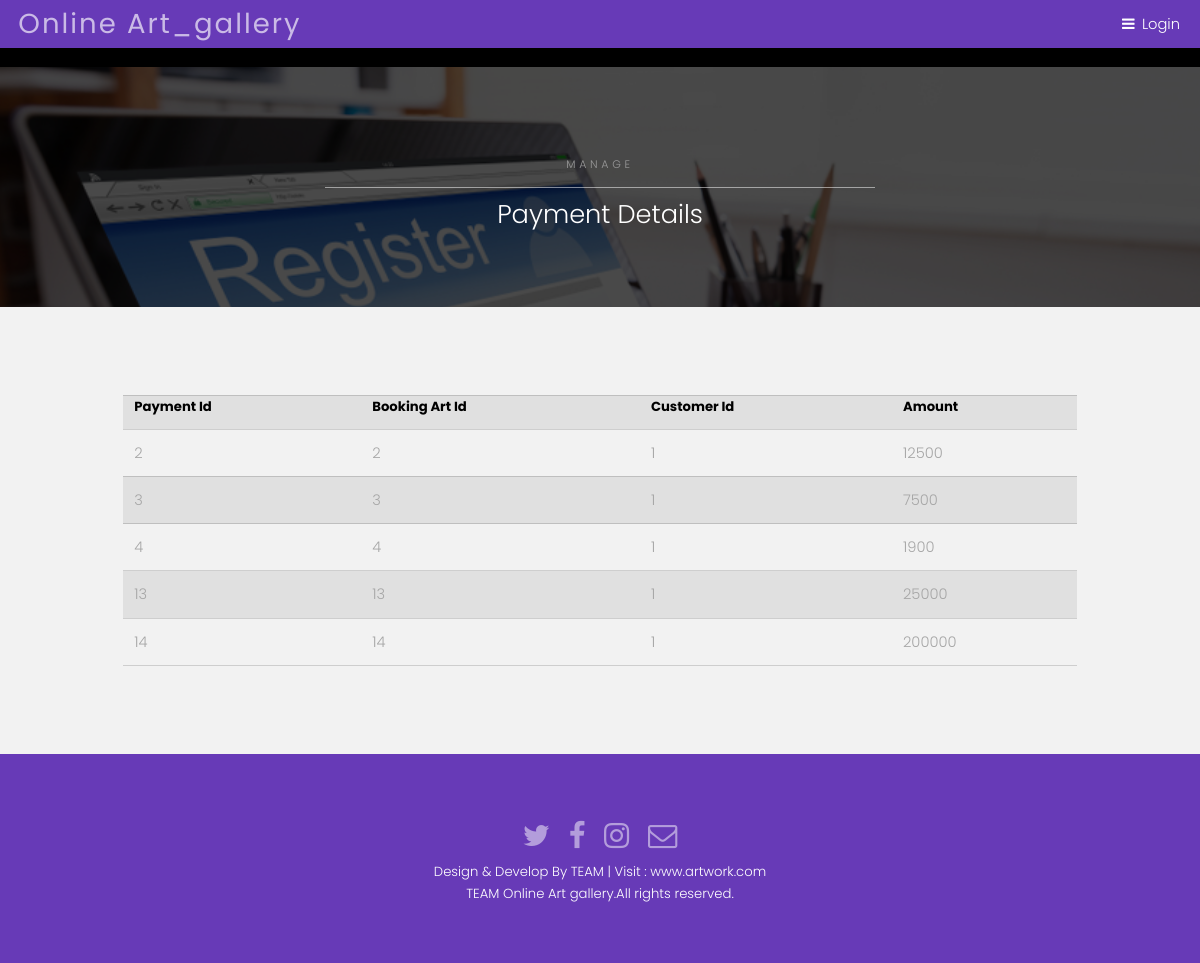
Screenshot of /admin/view_payment_detail.php with the database file from the repository.
### tables this page shows
CREATE TABLE `payment_info` (
  `pay_id` int(10) NOT NULL,
  `bart_id` int(10) NOT NULL,
  `cust_id` int(10) NOT NULL,
  `pay_amount` int(10) NOT NULL
);

### admin/view_payment_detail.php (the view, shortened to what this page needs)
<?php include("header/header.php");?>
<section id="One" class="wrapper style3">
   <div class="inner">
      <header class="align-center">
         <p>MANAGE</p>
         <h2>Payment Details</h2>
      </header>
   </div>
</section>
<section id="two" class="wrapper style2">
   <div class="content" style="overflow-x:auto"><?php
      $sql = "select * from payment_info";
      $run = mysqli_query( $con, $sql );
      echo "<table class='container divform'>
      	<tr>
      	<th>Payment Id</th>
      <th>Booking Art Id</mmth>
      <th> Customer Id</th>
      <th>Amount</th>
      	</tr>";
      while ( $result = mysqli_fetch_array( $run ) ) {
      	echo "<tr>
      <td>$result[0]</td>
      <td>$result[1]</td>
      <td>$result[2]</td>
      <td>$result[3]</td>
      		</tr>";
      }
      echo "</table>";
      ?> </div>
</section>
<?php include( "../footer/footer.php" );?>

### assets/css/main.css (style rules this page uses)
html, body, div, span, applet, object, iframe, h1, h2, h3, h4, h5, h6, p, blockquote, pre, a, abbr, acronym, address, big, cite, code, del, dfn, em, img, ins, kbd, q, s, samp, small, strike, strong, sub, sup, tt, var, b, u, i, center, dl, dt, dd, ol, ul, li, fieldset, form, label, legend, table, caption, tbody, tfoot, thead, tr, th, td, article, aside, canvas, details, embed, figure, figcaption, footer, header, hgroup, menu, nav, output, ruby, section, summary, time, mark, audio, video { margin: 0; padding: 0; border: 0; font-size: 100%; font: inherit; vertical-align: baseline; }
article, aside, details, figcaption, figure, footer, header, hgroup, menu, nav, section { display: block; }
body { line-height: 1; }
table { border-collapse: collapse; border-spacing: 0; }
body { -webkit-text-size-adjust: none; }
*, *:before, *:after { -moz-box-sizing: border-box; -webkit-box-sizing: border-box; box-sizing: border-box; }
.container { margin-left: auto; margin-right: auto; }
.container { width: 80rem; }
@media screen and (max-width: 1680px) { .container { width: 80rem; } }
@media screen and (max-width: 1280px) { .container { width: 65rem; } }
body { -ms-overflow-style: scrollbar; }
body { background: #fff; }
html { font-size: 13pt; }
@media screen and (max-width: 1680px) { html { font-size: 11pt; } }
@media screen and (max-width: 1280px) { html { font-size: 11pt; } }
body { background-color: #fff; color: #444; }
body, input, select, textarea { font-family: "Poppins", sans-serif; font-weight: 300; font-size: 1rem; line-height: 1.65; }
p { margin: 0 0 2rem 0; }
h1, h2, h3, h4, h5, h6 { font-weight: 300; line-height: 1.5; margin: 0 0 1rem 0; }
h2 { font-size: 1.75rem; }
.align-center { text-align: center; }
h1, h2, h3, h4, h5, h6 { color: #555; }
header p { position: relative; margin: 0 0 1.5rem 0; }
header p { color: #fff; }
table { margin: 0 0 2rem 0; width: 100%; }
table tbody tr { border: solid 1px; border-left: 0; border-right: 0; }
table td { padding: 0.75rem 0.75rem; }
table th { font-size: 0.9rem; font-weight: 700; padding: 0 0.75rem 0.75rem 0.75rem; text-align: left; }
table tbody tr { border-color: rgba(144, 144, 144, 0.25); }
table tbody tr:nth-child(2n + 1) { background-color: rgba(144, 144, 144, 0.075); }
table th { color: #555; }
.wrapper { padding: 6rem 0 4rem 0 ; position: relative; margin: 0; }
.wrapper > .inner { margin: 0 auto; width: 80rem; }
.wrapper.style2 { background-color: #f2f2f2; color: #a6a6a6; }
.wrapper.style2 table tbody tr { border-color: rgba(0, 0, 0, 0.15); }
.wrapper.style2 table tbody tr:nth-child(2n + 1) { background-color: rgba(0, 0, 0, 0.075); }
.wrapper.style2 table th { color: #000; }
.wrapper.style3 { color: #bfbfbf; background-image: url(../../img/bg/bg.jpg); background-size: cover; background-attachment: fixed; background-position: center; position: relative; }
.wrapper.style3 h1, .wrapper.style3 h2, .wrapper.style3 h3, .wrapper.style3 h4, .wrapper.style3 h5, .wrapper.style3 h6 { color: #ffffff; }
.wrapper.style3 header p { color: #999999; }
.wrapper.style3 .inner { position: relative; z-index: 2; }
.wrapper.style3 p { text-transform: uppercase; font-size: .75rem; font-weight: 300; margin: 0 0 .5rem 0; padding: 0 0 1rem 0; letter-spacing: .25rem; }
.wrapper.style3 p:after { content: ''; position: absolute; margin: auto; right: 0; bottom: 0; left: 0; width: 50%; height: 1px; background-color: rgba(255, 255, 255, 0.5); }
.wrapper.style3:before { -moz-transition: opacity 3s ease; -webkit-transition: opacity 3s ease; -ms-transition: opacity 3s ease; transition: opacity 3s ease; -moz-transition-delay: 1.25s; -webkit-transition-delay: 1.25s; -ms-transition-delay: 1.25s; transition-delay: 1.25s; content: ''; display: block; background-color: rgba(0, 0, 0, 0.95); height: 100%; left: 0; opacity: 0.75; position: absolute; top: 0; width: 100%; z-index: 1; }
@media screen and (max-width: 1280px) { .wrapper > .inner { width: 75rem; } }

### rows the page displays
payment_info: pay_id "2", bart "2", cust "1", pay_amount "12500"
payment_info: pay_id "3", bart "3", cust "1", pay_amount "7500"
payment_info: pay_id "4", bart "4", cust "1", pay_amount "1900"
payment_info: pay_id "13", bart "13", cust "1", pay_amount "25000"
payment_info: pay_id "14", bart "14", cust "1", pay_amount "200000"
